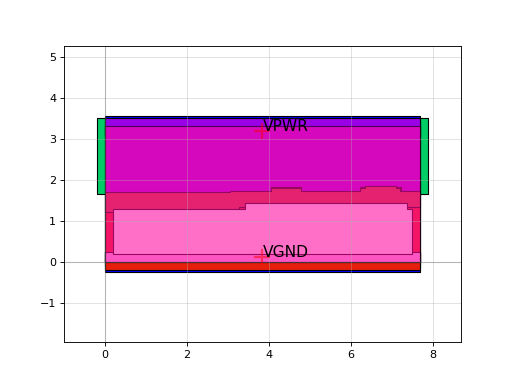

Write the Python code that produced this figure.
import sky130

c = sky130.components.sky130_fd_sc_hs__and4b_4()
c.plot()
